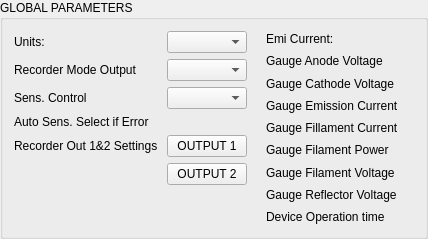
    <widget class="QGroupBox" name="globalParameters">
     <property name="title">
      <string>GLOBAL PARAMETERS</string>
     </property>
     <layout class="QHBoxLayout" name="horizontalLayout_2">
      <item>
       <layout class="QGridLayout" name="gridLayout_4">
        <item row="1" column="2">
         <widget class="PyDMLabel" name="PyDMLabel_22">
          <property name="toolTip">
           <string/>
          </property>
          <property name="precisionFromPV" stdset="0">
           <bool>false</bool>
          </property>
          <property name="alarmSensitiveBorder" stdset="0">
           <bool>true</bool>
          </property>
          <property name="channel" stdset="0">
           <string>ca://${DEV}:GET_RMO</string>
          </property>
         </widget>
        </item>
        <item row="2" column="2">
         <widget class="PyDMLabel" name="PyDMLabel_23">
          <property name="toolTip">
           <string/>
          </property>
          <property name="precisionFromPV" stdset="0">
           <bool>false</bool>
          </property>
          <property name="alarmSensitiveBorder" stdset="0">
           <bool>true</bool>
          </property>
          <property name="channel" stdset="0">
           <string>ca://${DEV}:GET_SCS</string>
          </property>
         </widget>
        </item>
        <item row="0" column="1">
         <widget class="PyDMEnumComboBox" name="PyDMEnumComboBox">
          <property name="toolTip">
           <string/>
          </property>
          <property name="alarmSensitiveBorder" stdset="0">
           <bool>false</bool>
          </property>
          <property name="channel" stdset="0">
           <string>ca://${DEV}:SET_UNI</string>
          </property>
         </widget>
        </item>
        <item row="5" column="1">
         <widget class="PyDMRelatedDisplayButton" name="PyDMRelatedDisplayButton_7">
          <property name="toolTip">
           <string/>
          </property>
          <property name="text">
           <string>OUTPUT 2</string>
          </property>
          <property name="filenames" stdset="0">
           <stringlist>
            <string>im540_recorder.ui</string>
           </stringlist>
          </property>
          <property name="macros" stdset="0">
           <stringlist>
            <string>DEV=${DEV},N=2</string>
           </stringlist>
          </property>
          <property name="openInNewWindow" stdset="0">
           <bool>true</bool>
          </property>
         </widget>
        </item>
        <item row="1" column="0">
         <widget class="QLabel" name="label_19">
          <property name="text">
           <string>Recorder Mode Output</string>
          </property>
         </widget>
        </item>
        <item row="2" column="1">
         <widget class="PyDMEnumComboBox" name="PyDMEnumComboBox_3">
          <property name="toolTip">
           <string/>
          </property>
          <property name="alarmSensitiveBorder" stdset="0">
           <bool>false</bool>
          </property>
          <property name="channel" stdset="0">
           <string>ca://${DEV}:SET_SCS</string>
          </property>
         </widget>
        </item>
        <item row="0" column="0">
         <widget class="QLabel" name="label">
          <property name="text">
           <string>Units:</string>
          </property>
         </widget>
        </item>
        <item row="3" column="2">
         <widget class="PyDMLabel" name="PyDMLabel_37">
          <property name="toolTip">
           <string/>
          </property>
          <property name="precisionFromPV" stdset="0">
           <bool>false</bool>
          </property>
          <property name="channel" stdset="0">
           <string>ca://${DEV}:GET_FCO</string>
          </property>
         </widget>
        </item>
        <item row="6" column="0">
         <spacer name="verticalSpacer">
          <property name="orientation">
           <enum>Qt::Vertical</enum>
          </property>
          <property name="sizeHint" stdset="0">
           <size>
            <width>20</width>
            <height>40</height>
           </size>
          </property>
         </spacer>
        </item>
        <item row="2" column="0">
         <widget class="QLabel" name="label_20">
          <property name="text">
           <string>Sens. Control</string>
          </property>
         </widget>
        </item>
        <item row="0" column="2">
         <widget class="PyDMLabel" name="PyDMLabel_2">
          <property name="toolTip">
           <string/>
          </property>
          <property name="precisionFromPV" stdset="0">
           <bool>false</bool>
          </property>
          <property name="alarmSensitiveBorder" stdset="0">
           <bool>true</bool>
          </property>
          <property name="channel" stdset="0">
           <string>ca://${DEV}:GET_UNI</string>
          </property>
         </widget>
        </item>
        <item row="4" column="1">
         <widget class="PyDMRelatedDisplayButton" name="PyDMRelatedDisplayButton_6">
          <property name="toolTip">
           <string/>
          </property>
          <property name="text">
           <string>OUTPUT 1</string>
          </property>
          <property name="filenames" stdset="0">
           <stringlist>
            <string>im540_recorder.ui</string>
           </stringlist>
          </property>
          <property name="macros" stdset="0">
           <stringlist>
            <string>DEV=${DEV},N=1</string>
           </stringlist>
          </property>
          <property name="openInNewWindow" stdset="0">
           <bool>true</bool>
          </property>
         </widget>
        </item>
        <item row="4" column="0">
         <widget class="QLabel" name="label_22">
          <property name="text">
           <string>Recorder Out 1&amp;2 Settings </string>
          </property>
         </widget>
        </item>
        <item row="1" column="1">
         <widget class="PyDMEnumComboBox" name="PyDMEnumComboBox_2">
          <property name="toolTip">
           <string/>
          </property>
          <property name="alarmSensitiveBorder" stdset="0">
           <bool>false</bool>
          </property>
          <property name="channel" stdset="0">
           <string>ca://${DEV}:SET_RMO</string>
          </property>
         </widget>
        </item>
        <item row="3" column="0">
         <widget class="QLabel" name="label_32">
          <property name="text">
           <string>Auto Sens. Select if Error</string>
          </property>
         </widget>
        </item>
       </layout>
      </item>
      <item>
       <layout class="QGridLayout" name="gridLayout_6">
        <item row="2" column="0">
         <widget class="QLabel" name="label_12">
          <property name="text">
           <string>Gauge Cathode Voltage</string>
          </property>
         </widget>
        </item>
        <item row="4" column="0">
         <widget class="QLabel" name="label_14">
          <property name="text">
           <string>Gauge Fillament Current </string>
          </property>
         </widget>
        </item>
        <item row="1" column="1">
         <widget class="PyDMLabel" name="PyDMLabel_14">
          <property name="toolTip">
           <string/>
          </property>
          <property name="showUnits" stdset="0">
           <bool>true</bool>
          </property>
          <property name="alarmSensitiveBorder" stdset="0">
           <bool>true</bool>
          </property>
          <property name="channel" stdset="0">
           <string>ca://${DEV}:GET_GAV</string>
          </property>
         </widget>
        </item>
        <item row="6" column="0">
         <widget class="QLabel" name="label_16">
          <property name="text">
           <string>Gauge Filament Voltage</string>
          </property>
         </widget>
        </item>
        <item row="5" column="1">
         <widget class="PyDMLabel" name="PyDMLabel_18">
          <property name="toolTip">
           <string/>
          </property>
          <property name="showUnits" stdset="0">
           <bool>true</bool>
          </property>
          <property name="alarmSensitiveBorder" stdset="0">
           <bool>true</bool>
          </property>
          <property name="channel" stdset="0">
           <string>ca://${DEV}:GET_GFP</string>
          </property>
         </widget>
        </item>
        <item row="3" column="1">
         <widget class="PyDMLabel" name="PyDMLabel_16">
          <property name="toolTip">
           <string/>
          </property>
          <property name="showUnits" stdset="0">
           <bool>true</bool>
          </property>
          <property name="alarmSensitiveBorder" stdset="0">
           <bool>true</bool>
          </property>
          <property name="channel" stdset="0">
           <string>ca://${DEV}:GET_GEC</string>
          </property>
         </widget>
        </item>
        <item row="8" column="0">
         <widget class="QLabel" name="label_18">
          <property name="text">
           <string>Device Operation time</string>
          </property>
         </widget>
        </item>
        <item row="4" column="1">
         <widget class="PyDMLabel" name="PyDMLabel_17">
          <property name="toolTip">
           <string/>
          </property>
          <property name="showUnits" stdset="0">
           <bool>true</bool>
          </property>
          <property name="alarmSensitiveBorder" stdset="0">
           <bool>true</bool>
          </property>
          <property name="channel" stdset="0">
           <string>ca://${DEV}:GET_GFC</string>
          </property>
         </widget>
        </item>
        <item row="7" column="0">
         <widget class="QLabel" name="label_17">
          <property name="text">
           <string>Gauge Reflector Voltage</string>
          </property>
         </widget>
        </item>
        <item row="3" column="0">
         <widget class="QLabel" name="label_13">
          <property name="text">
           <string>Gauge Emission Current</string>
          </property>
         </widget>
        </item>
        <item row="8" column="1">
         <widget class="PyDMLabel" name="PyDMLabel_21">
          <property name="toolTip">
           <string/>
          </property>
          <property name="showUnits" stdset="0">
           <bool>true</bool>
          </property>
          <property name="precisionFromPV" stdset="0">
           <bool>true</bool>
          </property>
          <property name="alarmSensitiveBorder" stdset="0">
           <bool>true</bool>
          </property>
          <property name="channel" stdset="0">
           <string>ca://${DEV}:GET_IDO</string>
          </property>
         </widget>
        </item>
        <item row="1" column="0">
         <widget class="QLabel" name="label_11">
          <property name="text">
           <string>Gauge Anode Voltage</string>
          </property>
         </widget>
        </item>
        <item row="6" column="1">
         <widget class="PyDMLabel" name="PyDMLabel_19">
          <property name="toolTip">
           <string/>
          </property>
          <property name="showUnits" stdset="0">
           <bool>true</bool>
          </property>
          <property name="alarmSensitiveBorder" stdset="0">
           <bool>true</bool>
          </property>
          <property name="channel" stdset="0">
           <string>ca://${DEV}:GET_GFU</string>
          </property>
         </widget>
        </item>
        <item row="2" column="1">
         <widget class="PyDMLabel" name="PyDMLabel_15">
          <property name="toolTip">
           <string/>
          </property>
          <property name="showUnits" stdset="0">
           <bool>true</bool>
          </property>
          <property name="alarmSensitiveBorder" stdset="0">
           <bool>true</bool>
          </property>
          <property name="channel" stdset="0">
           <string>ca://${DEV}:GET_GCV</string>
          </property>
         </widget>
        </item>
        <item row="7" column="1">
         <widget class="PyDMLabel" name="PyDMLabel_20">
          <property name="toolTip">
           <string/>
          </property>
          <property name="showUnits" stdset="0">
           <bool>true</bool>
          </property>
          <property name="alarmSensitiveBorder" stdset="0">
           <bool>true</bool>
          </property>
          <property name="channel" stdset="0">
           <string>ca://${DEV}:GET_GRV</string>
          </property>
         </widget>
        </item>
        <item row="5" column="0">
         <widget class="QLabel" name="label_15">
          <property name="text">
           <string>Gauge Filament Power</string>
          </property>
         </widget>
        </item>
        <item row="0" column="0">
         <widget class="QLabel" name="label_2">
          <property name="text">
           <string>Emi Current:</string>
          </property>
         </widget>
        </item>
        <item row="0" column="1">
         <widget class="PyDMLabel" name="PyDMLabel_5">
          <property name="toolTip">
           <string/>
          </property>
          <property name="precisionFromPV" stdset="0">
           <bool>false</bool>
          </property>
          <property name="alarmSensitiveBorder" stdset="0">
           <bool>true</bool>
          </property>
          <property name="channel" stdset="0">
           <string>ca://${DEV}:GET_IEC</string>
          </property>
         </widget>
        </item>
       </layout>
      </item>
     </layout>
    </widget>
